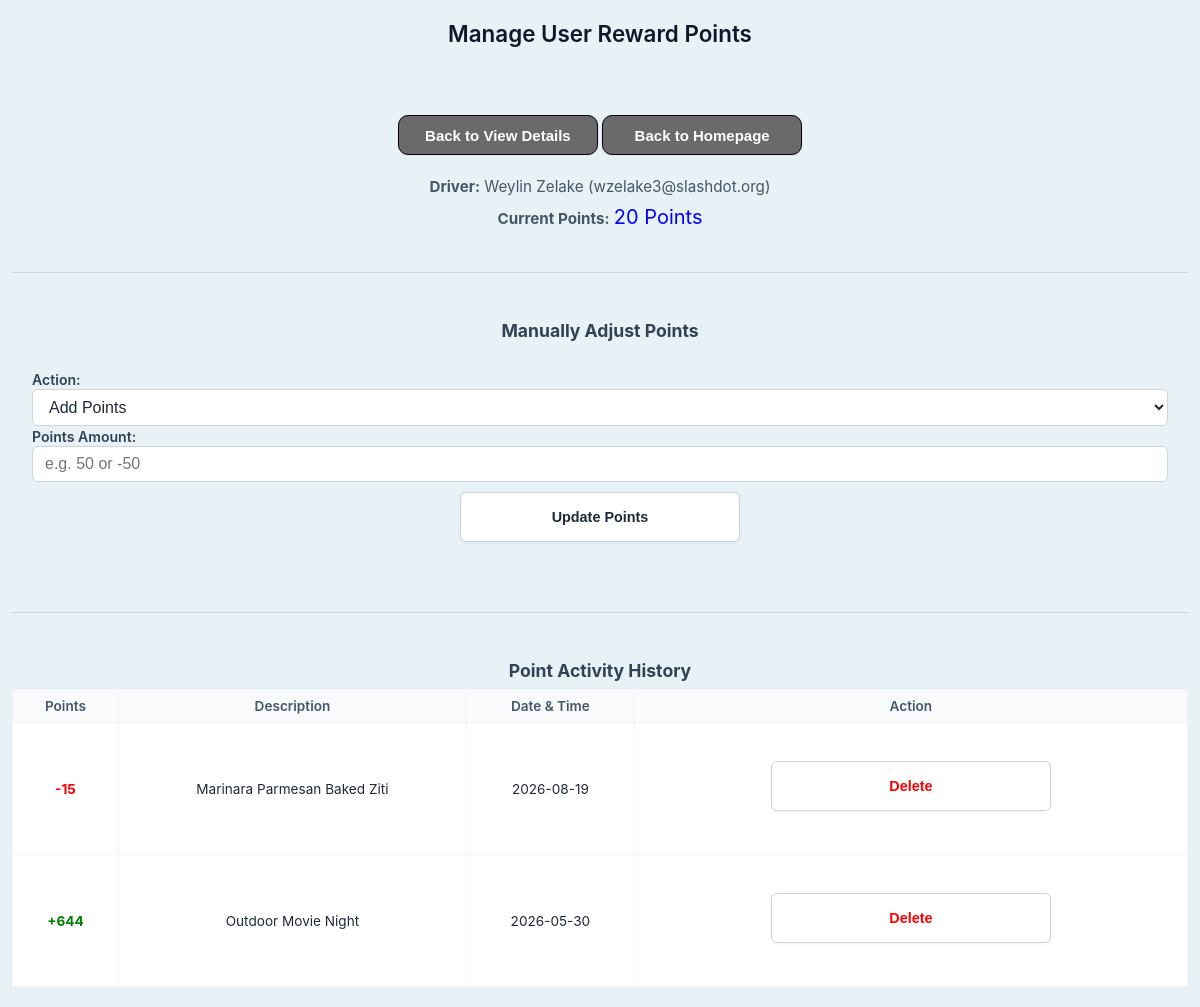
Page /ManageUserRewardPoints.php?id=4 on the committed database.
### tables this page shows
CREATE TABLE `volunteerdriverprofile` (
  `VolunteerID` int(10) NOT NULL,
  `PreferredPickUpLocation` varchar(200) NOT NULL,
  `PreferredDropOffLocation` varchar(200) NOT NULL,
  `UserID` int(10) NOT NULL,
  `StarRating` decimal(2,1) NOT NULL,
  `CurrentPoints` int(10) NOT NULL,
  `NumberOfRidesDone` int(10) NOT NULL,
  `DriverStatus` varchar(20) NOT NULL,
  `DistanceBetweenKM` varchar(20) NOT NULL
);

CREATE TABLE `user` (
  `UserID` int(10) NOT NULL,
  `RoleID` int(10) NOT NULL,
  `Email` varchar(30) NOT NULL,
  `Password` varchar(20) NOT NULL,
  `Username` varchar(20) NOT NULL,
  `Name` varchar(50) NOT NULL,
  `Gender` varchar(10) NOT NULL,
  `AccountStatus` varchar(20) DEFAULT 'Active'
);

### ManageUserRewardPoints.php (the view, shortened to what this page needs)
<?php
include 'dbconn.php';
$user_id = intval($_GET['id']);
try{
    $driver_sql = "SELECT u.Name, u.Email, v.VolunteerID, v.CurrentPoints
                   FROM user u
                   JOIN volunteerdriverprofile v ON u.UserID = v.UserID
                   WHERE u.UserID = ?";
    $stmt = $conn->prepare($driver_sql);
    $stmt->bind_param("i", $user_id);
    $stmt->execute();
    $driver_res = $stmt->get_result();
    $driver = $driver_res->fetch_assoc();
    $volunteer_id = $driver['VolunteerID'];
}catch (mysqli_sql_exception $e){
    die("Database Query Error: " . $e->getMessage());
}
$history_sql = "
    SELECT CONCAT('event:', ue.UserEventID) AS CompositeID, e.EventName AS Description, e.EventPoints AS Points, ue.CompletionDate AS ActionDate
    FROM userevent ue
    JOIN event e ON ue.EventID = e.EventID
    WHERE ue.VolunteerID = ? AND ue.EventProgressStatus = 'Completed'
    UNION ALL
    SELECT CONCAT('reward:', rvd.RewardVolunteerDriverID) AS CompositeID, r.RewardName AS Description, (r.RewardCost * -1) AS Points,
    rvd.DateClaimed AS ActionDate
    FROM rewardvolunteerdriver rvd
    JOIN reward r ON rvd.RewardID = r.RewardID
    WHERE rvd.VolunteerID = ?
    ORDER BY ActionDate DESC";
$h_stmt = $conn->prepare($history_sql);
$h_stmt->bind_param("ii", $volunteer_id, $volunteer_id);
$h_stmt->execute();
$trans_result = $h_stmt->get_result();
?>
<!DOCTYPE html>
<html lang="en">
<head>
    <link rel="stylesheet" href="styleR.css">
</head>
<body>
    <h2>Manage User Reward Points</h2>
    <br><br>
    <p>
        <a href="viewdetails.php?email=<?php echo urlencode($driver['Email']); ?>"><button type="button" class="backBtn">Back to View Details</button></a>
        <a href="RewardManagerHomepage.html"><button type="button" class="backBtn">Back to Homepage</button></a>
    </p>
    <p><strong>Driver:</strong> <?php echo htmlspecialchars($driver['Name']); ?> (<?php echo htmlspecialchars($driver['Email']); ?>)</p>
    <p><strong>Current Points:</strong> <span style="font-size: 20px; color: blue;"><?php echo $driver['CurrentPoints']; ?> Points</span></p>
    <br><hr><br>
    <h3>Manually Adjust Points</h3>
    <form action="ManageUserRewardPoints.php?id=<?php echo $user_id; ?>" method="POST">
        <label for="type">Action:</label>
        <select name="type" id="type" required>
            <option value="add">Add Points</option>
        </select>
        <label for="points">Points Amount:</label>
        <input type="number" name="points" id="points" required placeholder="e.g. 50 or -50">
        <button type="submit" name="adjust_points">Update Points</button>
    </form>
    <br><hr><br>
    <h3>Point Activity History</h3>
    <?php if ($trans_result && $trans_result->num_rows > 0): ?>
        <div>
            <table>
                <thead>
                    <tr>
                        <th>Points</th>
                        <th>Description</th>
                        <th>Date & Time</th>
                        <th>Action</th>
                    </tr>
                </thead>
                <tbody>
                    <?php while ($trans = $trans_result->fetch_assoc()): ?>
                        <tr>
                            <td>
                                <?php
                                    $pts = (int)$trans['Points'];
                                    if ($pts > 0) {
                                        echo "<span style='color:green; font-weight:bold;'>+$pts</span>";
                                    } else {
                                        echo "<span style='color:red; font-weight:bold;'>$pts</span>";
                                    }
                                ?>
                            </td>
                            <td><?php echo htmlspecialchars($trans['Description']); ?></td>
                            <td><?php echo htmlspecialchars($trans['ActionDate']); ?></td>
                            <td>
                                <form action="ManageUserRewardPoints.php?id=<?php echo $user_id; ?>" method="POST" onsubmit="return confirm('Are you sure you want to delete this record? Points will be recalculated automatically.');">
                                    <button type="submit" name="delete_record" style="color: red;">Delete</button>
                                </form>
                            </td>
                        </tr>
                    <?php endwhile; ?>
                </tbody>
            </table>
        </div>
    <?php else: ?>
        <p>No transactions recorded yet for this user.</p>
    <?php endif; ?>
</body>
</html>

### styleR.css (style rules this page uses)
* { box-sizing: border-box; margin: 0; padding: 0; }
html, body { width: 100%; min-height: 100%; background-color: #e8f1f5; color: #1e293b; font-family: -apple-system, BlinkMacSystemFont, "Segoe UI", Roboto, Oxygen, Ubuntu, Cantarell, sans-serif; -webkit-text-size-adjust: 100%; -moz-text-size-adjust: 100%; -ms-text-size-adjust: 100%; text-size-adjust: 100%; }
body { padding: 20px 12px; }
h2 { color: #0f172a; font-weight: 600; font-size: 1.4rem; margin-bottom: 12px; text-align: center; }
h3 { color: #334155; font-size: 1.1rem; margin: 12px 0 8px 0; text-align: center; }
p { font-size: 0.95rem; color: #475569; line-height: 1.4; margin: 6px 0; text-align: center; }
hr { border: none; border-top: 1px solid #cbd5e1; margin: 15px 0; }
a { color: #2563eb; font-weight: 600; text-decoration: none; display: inline-block; transition: color 0.2s ease; }
form { display: block; flex-direction: column; align-items: stretch; width: 100%; padding: 20px; }
label { display: inline-block; font-size: 0.88rem; font-weight: 600; color: #334155; text-align: left; white-space: nowrap; min-width: 100px; }
input[type="text"], input[type="email"], input[type="password"], input[type="number"], select { flex: 1; width: 100%; box-sizing: border-box; padding: 8px 12px; border: 1px solid #cbd5e1; border-radius: 6px; font-size: 16px; background-color: #ffffff; color: #1e293b; text-align: left; outline: none; transition: border-color 0.2s ease; }
button, button[type="submit"], .baseBtn, .btn-action, .btn-nav, a.button-link { width: 280px; height: 50px !important; padding: 0 16px; font-size: 0.9rem; font-weight: 600; color: #1e293b; background-color: #ffffff; border: 1px solid #cbd5e1; border-radius: 6px; cursor: pointer; margin: 10px auto 15px auto !important; display: flex !important; align-items: center; justify-content: center; text-align: center; text-decoration: none; box-shadow: 0 1px 3px rgba(0, 0, 0, 0.05); transition: background-color 0.2s ease, border-color 0.2s ease; }
table { width: 100% !important; min-width: 480px; border-collapse: collapse; background-color: #ffffff; margin: 0 auto; }
th, td { border: 1px solid #f1f5f9; padding: 8px 12px; font-size: 0.85rem; text-align: center; }
th { background-color: #f8fafc; color: #475569; font-weight: 600; position: sticky; top: 0; z-index: 10; text-align: center; }
.backBtn, input[type="submit"].backBtn { width: 200px !important; height: 40px !important; display: inline-block; text-align: center; text-decoration: none; cursor: pointer; border-radius: 10px; border: 1px solid black; padding: 12px 24px; font-size: 15px; color: white; background-color: rgb(106, 106, 106); width: 75px; }

### rows in the picture
volunteerdriverprofile: UserID.Name "Weylin Zelake", UserID.Email "wzelake3@slashdot.org", CurrentPoints "20"

### other values in the picture
$pts "-15"
$trans['Description'] "Marinara Parmesan Baked Ziti"
$trans['ActionDate'] "2026-08-19"
$pts "644"
$trans['Description'] "Outdoor Movie Night"
$trans['ActionDate'] "2026-05-30"
